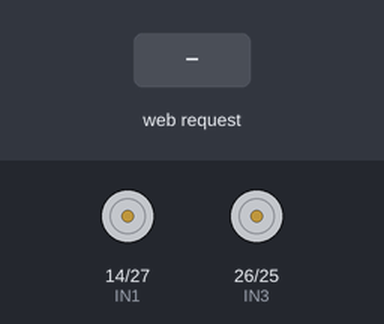
Simulated run of this sketch. Board: ESP32. On the bench: motor-driver pin pairs drawn as motors (green arrow = first pin HIGH = forward, orange = second pin HIGH = backward, longer = more drive, scaled by the enable pin). The test bench sets the inputs (shaded band). WiFi joins after 1.5 s; servers stay silent unless stated; what the sketch prints to the serial monitor is not drawn.

Above: at 2.7 s.
2.8 s: HTTP request GET /shake received
5.8 s: HTTP request GET /circle received
At 7.2 s:
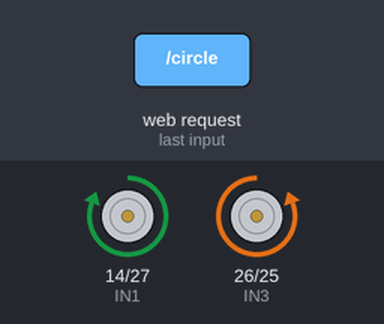
8.8 s: HTTP request GET /slowforward received
At 9.4 s:
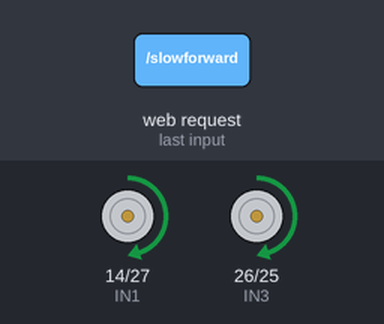
11.8 s: HTTP request GET /backstop received
At 12.3 s:
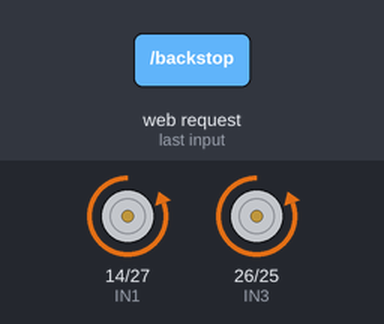
14.0 s: HTTP request GET /circle received
At 14.6 s:
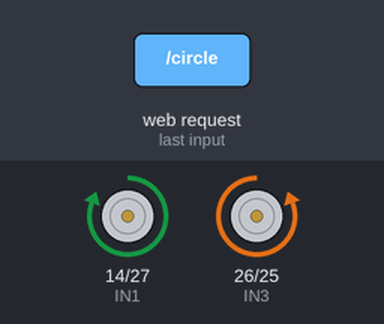
Timing chart, 0 to 17.5 s (numbered marks = the images above; inputs shaded):
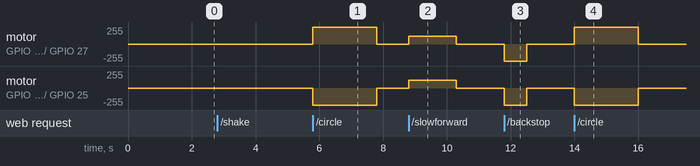

The sketch:

emootion_bot_firmware.ino
```cpp
#include <WiFi.h>
#include <WebServer.h>

// Wi-Fi credentials
const char* ssid = "$$$$";
const char* password = "Enter_ypur_password";

// Web server on port 80
WebServer server(80);

// Motor driver pins
#define IN1 14
#define IN2 27
#define IN3 26
#define IN4 25
#define ENA 12
#define ENB 13

void setup() {
  Serial.begin(115200);

  pinMode(IN1, OUTPUT);
  pinMode(IN2, OUTPUT);
  pinMode(IN3, OUTPUT);
  pinMode(IN4, OUTPUT);
  pinMode(ENA, OUTPUT);
  pinMode(ENB, OUTPUT);

  stopBot();

  WiFi.begin(ssid, password);
  Serial.print("Connecting");
  while (WiFi.status() != WL_CONNECTED) {
    delay(500);
    Serial.print(".");
  }
  Serial.println("\n✅ Connected to WiFi!");
  Serial.print("📡 IP Address: ");
  Serial.println(WiFi.localIP());

  // Define all emotion-based routes
  server.on("/circle", spinCircle);
  server.on("/slowforward", moveSlowForward);
  server.on("/shake", shakeBot);
  server.on("/backstop", backStop);
  server.on("/stop", stopBot);

  server.begin();
  Serial.println("🌐 HTTP server started");
}

void loop() {
  server.handleClient();
}

// ===== Movements =====

// Happy → Spin in circle
void spinCircle() {
  Serial.println("😊 HAPPY: Spinning in circle");
  for (int i = 0; i < 2; i++) {
    digitalWrite(IN1, HIGH);
    digitalWrite(IN2, LOW);
    digitalWrite(IN3, LOW);
    digitalWrite(IN4, HIGH);
    analogWrite(ENA, 255);
    analogWrite(ENB, 255);
    delay(1000);
  }
  stopBot();
  server.send(200, "text/plain", "Circle spin done");
}

// Sad → Move slowly forward
void moveSlowForward() {
  Serial.println("😢 SAD: Moving slowly forward");
  digitalWrite(IN1, HIGH);
  digitalWrite(IN2, LOW);
  digitalWrite(IN3, HIGH);
  digitalWrite(IN4, LOW);
  analogWrite(ENA, 120);
  analogWrite(ENB, 120);
  delay(1500);
  stopBot();
  server.send(200, "text/plain", "Slow forward done");
}

// Angry → Shake back and forth rapidly
void shakeBot() {
  Serial.println("😡 ANGRY: Shaking rapidly");
  for (int i = 0; i < 4; i++) {
    digitalWrite(IN1, HIGH);
    digitalWrite(IN2, LOW);
    digitalWrite(IN3, LOW);
    digitalWrite(IN4, HIGH);
    delay(200);
    digitalWrite(IN1, LOW);
    digitalWrite(IN2, HIGH);
    digitalWrite(IN3, HIGH);
    digitalWrite(IN4, LOW);
    delay(200);
  }
  stopBot();
  server.send(200, "text/plain", "Shake done");
}

// Surprised → Move backward quickly then stop
void backStop() {
  Serial.println("😮 SURPRISED: Moving back quickly and stop");
  digitalWrite(IN1, LOW);
  digitalWrite(IN2, HIGH);
  digitalWrite(IN3, LOW);
  digitalWrite(IN4, HIGH);
  analogWrite(ENA, 255);
  analogWrite(ENB, 255);
  delay(700);
  stopBot();
  server.send(200, "text/plain", "Backstop done");
}

// Neutral → Stay still
void stopBot() {
  Serial.println("🛑 STOP: Neutral or idle");
  digitalWrite(IN1, LOW);
  digitalWrite(IN2, LOW);
  digitalWrite(IN3, LOW);
  digitalWrite(IN4, LOW);
  analogWrite(ENA, 0);
  analogWrite(ENB, 0);
  server.send(200, "text/plain", "Stopped");
}
```

Measured:
- after the input at 5.8 s, motor on GPIO 14 (IN1) / GPIO 27 (IN2): stopped → forward 255/255 at once, → stopped 2.0 s later; motor on GPIO 26 (IN3) / GPIO 25 (IN4): stopped → backward 255/255 at once, → stopped 2.0 s later
- after the input at 8.8 s, motor on GPIO 14 (IN1) / GPIO 27 (IN2), motor on GPIO 26 (IN3) / GPIO 25 (IN4): stopped → forward 120/255 at once, → stopped 1.5 s later
- after the input at 11.8 s, motor on GPIO 14 (IN1) / GPIO 27 (IN2), motor on GPIO 26 (IN3) / GPIO 25 (IN4): stopped → backward 255/255 at once, → stopped 0.70 s later
- after the input at 14.0 s, motor on GPIO 14 (IN1) / GPIO 27 (IN2): stopped → forward 255/255 at once, → stopped 2.0 s later; motor on GPIO 26 (IN3) / GPIO 25 (IN4): stopped → backward 255/255 at once, → stopped 2.0 s later
